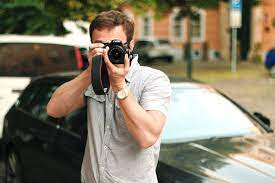
#> input picture 1.EdgeDetection/edgee.jpg, 275 x 183 px, given in place of the camera
$ python python_opencv_sobel_edge_detector.py   (older library calls are emulated)
#> lines starting #> are read from the running program, lines starting #| are printed output that depends on the picture; after the words box and inside, x2 and y2 are one past the last pixel; in counts of white or black regions, pixels touching at a corner belong together
import cv2
# img=cv2.imread('edgee.jpg')
# cv2.imshow("Origian_Image",img)


cap=cv2.VideoCapture(0)
while True:
    ret,img=cap.read()
#> img is the input picture: shape (183, 275, 3); mean B, G, R 106.3, 125.4, 133.5


    # change intp gray scale image
    #-----------------------------------------
    gray_Img=cv2.cvtColor(img,cv2.COLOR_BGR2GRAY)
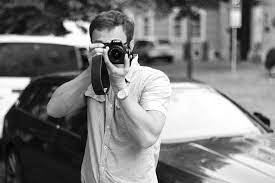
#> gray_Img: shape (183, 275); min 0, max 255, mean 125.6
    # cv2.imshow("Gray_sacled_Image",gray_Img)
    #----------------------------------------------
    # Applying the Gaussian Blur

    Gaussin_Image=cv2.GaussianBlur(gray_Img,(3,3),1)
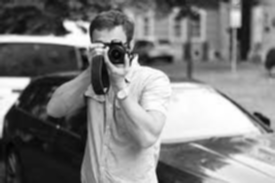
#> Gaussin_Image: shape (183, 275); min 2, max 255, mean 125.6
    cv2.imshow("Gaussian_Image",Gaussin_Image)
    #-----------------------
    #Appluing sobble Filter for calculating the deriavtive of an image fo edge detection
    sobelx=cv2.Sobel(src=Gaussin_Image,ddepth=cv2.CV_64F,dx=1,dy=0,ksize=5)
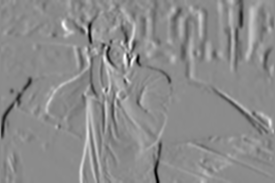
#> sobelx: shape (183, 275) float64; min -8927, max 7395, mean 22.6; drawn with min black and max white
    sobely=cv2.Sobel(src=Gaussin_Image,ddepth=cv2.CV_64F,dx=0,dy=1,ksize=5)
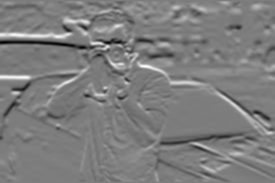
#> sobely: shape (183, 275) float64; min -7517, max 7788, mean 39.2; drawn with min black and max white
    #  applying combined
    sobelXY=cv2.Sobel(src=Gaussin_Image,ddepth=cv2.CV_64F,dx=1,dy=1,ksize=5)
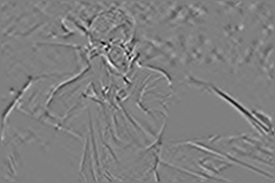
#> sobelXY: shape (183, 275) float64; min -1545, max 1534, mean 0.1; drawn with min black and max white
    cv2.imshow("Sobel_Edged_Image",sobelXY)
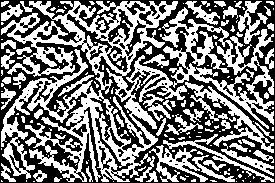
#> window 'Sobel_Edged_Image': shape (183, 275); 48.3% white; 160 white regions (104 under 20 px), largest, box (x1, y1, x2, y2) and area: (1, 1, 274, 182) 16750, (185, 82, 274, 153) 1168, (149, 145, 208, 182) 728


    cv2.waitKey(1)
